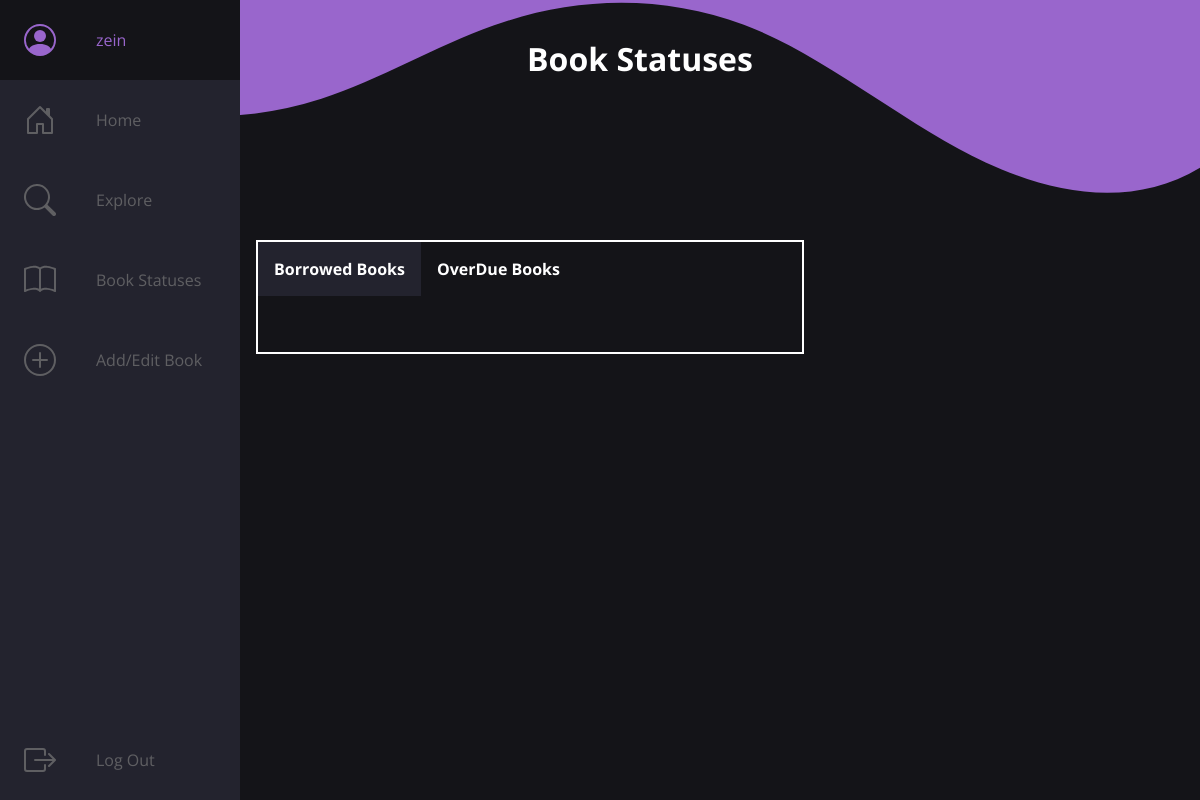
/statuses (signed in), run on an earlier commit of the app's database.
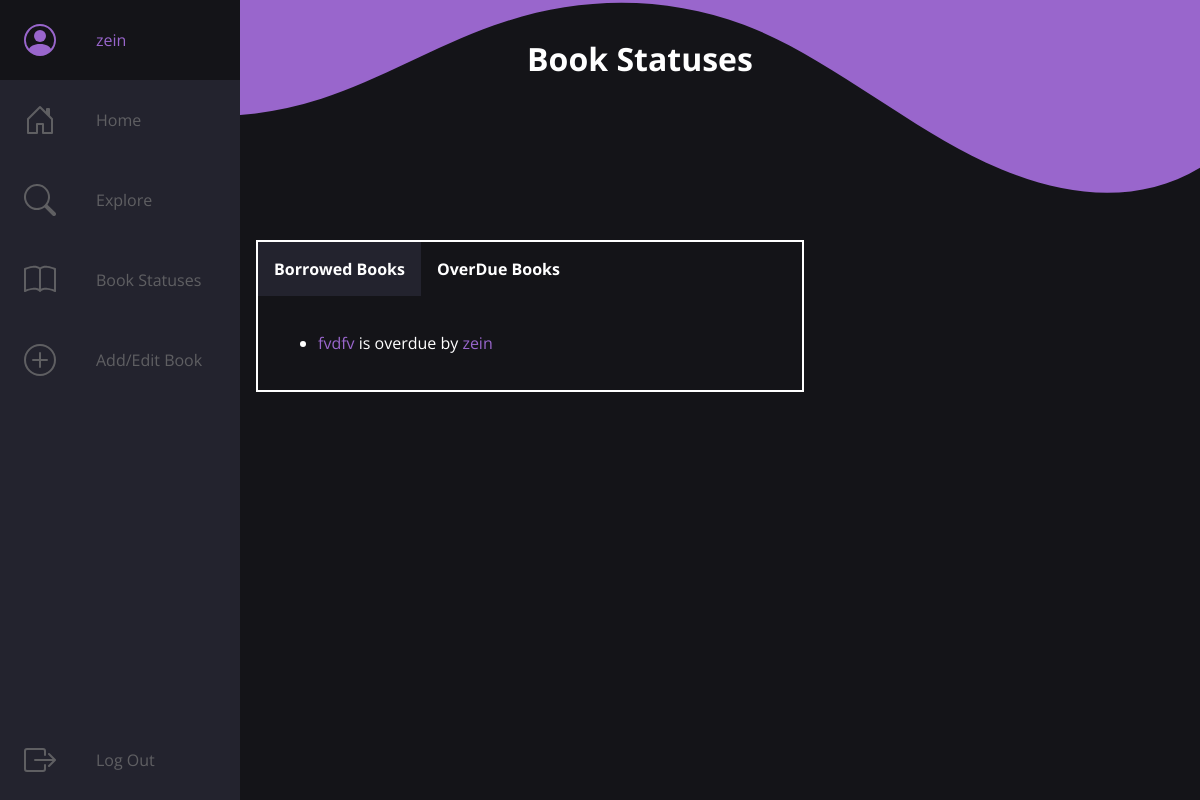
And on a later commit of the database.
### JupiterLibrary/models.py (models this page shows, shortened)
class BorrowedBook(models.Model):
    username = models.CharField(max_length=100)
    title = models.CharField(max_length=100)
    days = models.IntegerField()

### JupiterLibrary/views.py (the view)
# urls.py: url('statuses',views.statuses),
def statuses(request):
	if request.user.is_superuser:
		borrowedBooks = BorrowedBook.objects.all()
		overdue = []
		notOverdue = []
		for book in borrowedBooks:
			if book.days > 0:
				notOverdue.append(book)
			else:
				overdue.append(book)
		return render(request,"statuses.html", {'overdue':overdue, 'notOverdue':notOverdue})
	else:
		return index(request)

### templates/statuses.html (shortened to what this page needs)
<!DOCTYPE html>
<html>
<head>
    {% load static %}
    <link rel="stylesheet" href="{% static 'css/style.css' %}">
    <link rel="stylesheet" href="{% static 'css/status.css' %}">
    <link rel="stylesheet" href="https://cdnjs.cloudflare.com/ajax/libs/font-awesome/4.7.0/css/font-awesome.min.css">
    <link href=
        "http://ajax.googleapis.com/ajax/libs/jqueryui/1.8.16/themes/ui-lightness/jquery-ui.css"
        rel="stylesheet" type="text/css" />
</head>
<body>
    <nav class='navbar'>
        <ul class="navbar-nav">
            <li class="navbar-item">
                <a href="userpage.html" class="nav-link">
                <span class="nav-text">{{user.username}}</span>
                </a>
            </li>
            <li class="navbar-item">
                <a href="index.html" class="nav-link">
                <span class="nav-text">Home</span>
                </a>
            </li>
            <li class="navbar-item">
                <a href="explore.html" class="nav-link">
                <span class="nav-text">Explore</span>
                </a>
            </li>
            <li class="navbar-item">
                <a href="statuses.html" class="nav-link">
                <span class="nav-text">Book Statuses</span>
                </a>
            </li>
            <li class="navbar-item">
                <a href="addEdit" class="nav-link">
                <span class="nav-text">Add/Edit Book</span>
                </a>
            </li>
            <li class="navbar-item">
                <a href="logout" class="nav-link">
                <span class="nav-text">Log Out</span>
                </a>
            </li>
        </ul>
    </nav>
    <div class="LOGwave2" style="display: flex; top: 0px; z-index: -1 ; " >
    </div>
    <main>
        <h1 class="title"><b> Book Statuses</b></h1>
        <div class="mytabs">
            <label class='labelA' for="tabNot">Borrowed Books</label>
            <label class='labelA' for="tabYes">OverDue Books</label>
            <div class="tab">
                <ul>
                    {% for book in overdue %}
                    <li>
                        <span style="color: #9966CC;"> {{book.title}} </span> is overdue by <span style="color: #9966CC;"> {{book.username}} </span>
                    </li>
                    {% endfor %}
                </ul>
            </div>
    </main>
    </body>
    </html>

What changed in the data, as far as the page shows it:
added BorrowedBook: title "fvdfv", username "zein"
